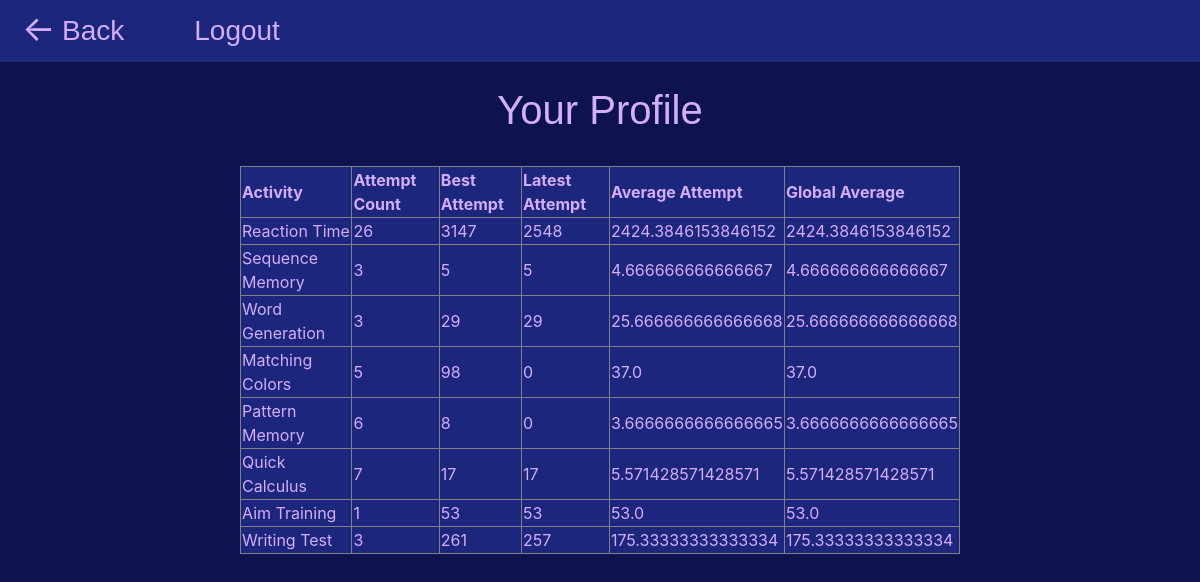
Screenshot of /profile (signed in) with the database file from the repository.
### website/models.py (models this page shows)
class Statistics(db.Model):
    __tablename__ = 'stats'
    id = db.Column(db.Integer, primary_key=True)
    owner_id = db.Column(db.Integer, db.ForeignKey('users.id'), nullable=False)
    type = db.Column(db.Enum(Activities), nullable=False)
    results = db.Column(db.Integer)
    created_at = db.Column(db.DateTime(timezone=True), default=func.now())
    owner = db.relationship('User', back_populates='statistics')

### website/views.py (the view)
@views.route('/profile')
@login_required
def profile():
    return render_template('profile.html', stats = make_stats())

### website/auth.py (called while the page is built)
@login_manager.user_loader
def load_user(user_id):
    return User.query.get(int(user_id))

### website/stats_support.py (called while the page is built)
def get_attempt_count(game_id):
    stats = Statistics.query.filter_by(owner_id=current_user.get_id(), type=game_id).all()
    results = [stat.results for stat in stats]
    return len(results)

def get_best_attempt_for(game_id):
    stat = Statistics.query.filter_by(owner_id=current_user.get_id(), type=game_id).\
        order_by(Statistics.results.desc()).first()
    if stat:
        return stat.results
    else:
        return 0

def get_latest_attempt_for(game_id):
    stat = Statistics.query.filter_by(owner_id=current_user.get_id(), type=game_id).\
        order_by(Statistics.created_at.desc()).first()
    if stat:
        return stat.results
    else:
        return 0

def get_average_attempt_for(game_id):
    stats = Statistics.query.filter_by(owner_id=current_user.get_id(), type=game_id).all()
    results = [stat.results for stat in stats]
    if len(results) == 0:
        return 0
    else:
        return sum(results) / len(results)

def get_global_average_for(game_id):
    stats = Statistics.query.filter_by(type=game_id).all()
    results = [stat.results for stat in stats]
    if len(results) == 0:
        return 0
    else:
        return sum(results) / len(results)

def make_stats_for(game_id):
    stats = [
        {"name": "Attempt Count", "value": get_attempt_count(game_id=game_id)},
        {"name": "Best Attempt", "value": get_best_attempt_for(game_id=game_id)},
        {"name": "Latest Attempt", "value": get_latest_attempt_for(game_id=game_id)},
        {"name": "Average Attempt", "value": get_average_attempt_for(game_id=game_id)},
        {"name": "Global Average", "value": get_global_average_for(game_id=game_id)}
    ]
    return stats

### website/templates/profile.html (shortened to what this page needs)
{% extends 'base.html' %}
{% block content %}
    <div class="button-line-left">
        <div class="back-button">
            <back>
                <a href="/">Back</a>
            </back>
        </div>
        <div class="logout-button">
            <back>
                <a href="/auth/logout">Logout</a>
            </back>
        </div>
    </div>
<div class="centering_container">
    <h1 align="center">Your Profile</h1>
</div>
    <table border="1" style="width: 60%; background-color: #1D267D; color: #D4ADFC;">
        <thead>
            <tr>
                <th>Activity</th>
                <th>Attempt Count</th>
                <th>Best Attempt</th>
                <th>Latest Attempt</th>
                <th>Average Attempt</th>
                <th>Global Average</th>
            </tr>
        </thead>
        <tbody>
            {% for game in stats %}
                <tr>
                    <td>{{ game['name'] }}</td>
                    {% for game_stats in game['value'] %}
                        <td>{{ game_stats['value'] }}</td>
                    {% endfor %}
                </tr>
            {% endfor %}
        </tbody>
    </table>
{% endblock %}

### website/templates/base.html (shortened to what this page needs)
    <!DOCTYPE html>
    <html lang="en">
    <head>
        <link
            rel="stylesheet"
            href="https://stackpath.bootstrapcdn.com/bootstrap/4.4.1/css/bootstrap.min.css"
>
        <link
            rel="stylesheet"
            href="https://stackpath.bootstrapcdn.com/font-awesome/4.7.0/css/font-awesome.min.css"
>
    </head>
    <body>
        <div class="content">
            {% block content %} {% endblock %}
        </div>
    </body>
    </html>

### website/templates/base.html (style rules this page uses)
body { background-color: #0C134F; }
.content { justify-content: center; width: 100%; display: flex; flex-direction: row; flex-wrap: wrap; }
.button-line-left { background-color: #1D267D; justify-content: left; width: 100%; display: flex; padding-left: 1vw; }
.centering_container { width: 100%; justify-content: center; display: flex; padding: 2vw; text-align: justify; color: #D4ADFC; font-family: 'Lucida Sans', 'Lucida Sans Regular', 'Lucida Grande', 'Lucida Sans Unicode', Geneva, Verdana, sans-serif; font-size: x-large; }

### website/templates/profile.html (style rules this page uses)
.back-button { background-color: #1D267D; color: rgb(144, 45, 9); font-size: 16px; padding: 10px 20px; display: inline-block; position: relative; }
.logout-button { background-color: #1D267D; color: rgb(144, 45, 9); font-size: 16px; padding: 10px 20px; display: inline-block; position: relative; margin-right: 1vw; }
.back-button::before { content: '←'; position: absolute; left: 10px; top: 50%; transform: translateY(-55%); font-size: 35px; color: #D4ADFC; }
back a { color: #D4ADFC; font-size: 3.5vh; margin-left: 30px; text-decoration: none; font-family: 'Lucida Sans', 'Lucida Sans Regular', 'Lucida Grande', 'Lucida Sans Unicode', Geneva, Verdana, sans-serif; }

### rows the page displays
Statistics: value "3147"
Statistics: value "2548"
Statistics: value "261"
Statistics: value "257"

### other values shown
{{ game['name'] }} "Reaction Time" "Sequence Memory" "Word Generation" "Matching Colors" "Pattern Memory" "Quick Calculus" "Aim Training" "Writing Test"
{{ game_stats['value'] }} "26" "2424.3846153846152" "2424.3846153846152" "3" "5" "5" "4.666666666666667" "4.666666666666667" "3" "29" "29" "25.666666666666668" "25.666666666666668" "5" "98" "0" "37.0" "37.0" "6" "8" "0" "3.6666666666666665" "3.6666666666666665" "7" "17" "17" "5.571428571428571" "5.571428571428571" "1" "53" "53" "53.0" "53.0" "3" "175.33333333333334" "175.33333333333334"
